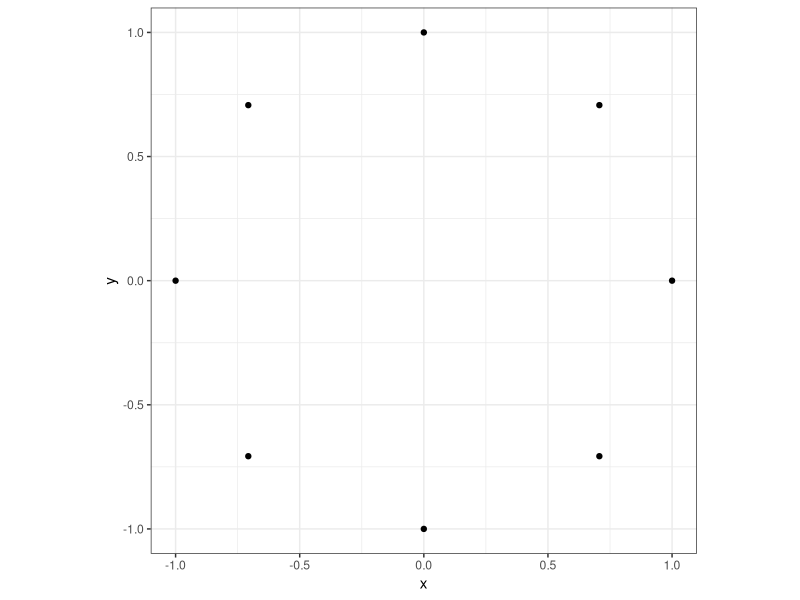

Recreate this plot in R.
## ---- chunk 1
knitr::opts_chunk$set(
  comment = "#>",
  fig.height = 4
)
## ---- chunk 2
library(tidyverse)
library(gganimate)
theme_set(theme_bw())
## ---- chunk 3
circle <- tibble(theta = pi * seq(0, 7/4, length.out = 8),
                 x = cos(theta),
                 y = sin(theta))
ggplot(circle, aes(x, y)) +
  geom_point() +
  coord_equal()
## ---- chunk 4
prcomp(circle[, c("x", "y")])
## ---- chunk 5
# For projection matrix multiplication
circle_mat <- as.matrix(circle[, c("x", "y")])
## ---- chunk 6
# x, y: x and y coordinates of unit vector on which points are to be projected
# m: matrix with columns x and y, coordinates of points to be projected
# Output: Tibble with colums x_proj and y_proj, the x and y coordinates of projected points
project_pts <- function(x, y, m) {
  # Projection matrix
  new_basis <- c(x, y)
  P <- new_basis %*% t(new_basis)
  # Projection
  proj <- m %*% t(P)
  colnames(proj) <- c("x_proj", "y_proj")
  return(as_tibble(proj))
}
## ---- chunk 7
# Do the projection
projections <- circle %>% 
  mutate(group = seq_along(theta),
         projs = map2(x, y, project_pts, m = circle_mat),
         # Original point corresponding to projected coordinates
         origs = map(theta, ~ setNames(circle[, c("x", "y")], c("x_orig", "y_orig")))) %>% 
  rename(theta_proj = theta) %>% 
  select(-x, -y) %>% 
  unnest(projs, origs)
## ---- chunk 8
ggplot(projections, aes(x_proj, y_proj)) +
  geom_line(aes(group = group), size = 0.3) +
  geom_segment(aes(xend = x_orig, yend = y_orig, group = group), 
               linetype = 2, color = "gray") +
  geom_point(aes(group = group), shape = 8, color = "cornflowerblue") +
  transition_states(theta_proj) +
  geom_point(data = circle, aes(x, y)) +
  coord_equal()
